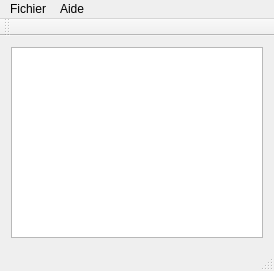
<?xml version="1.0" encoding="UTF-8"?>
<ui version="4.0">
 <class>MainWindow</class>
 <widget class="QMainWindow" name="MainWindow">
  <property name="geometry">
   <rect>
    <x>0</x>
    <y>0</y>
    <width>274</width>
    <height>271</height>
   </rect>
  </property>
  <property name="windowTitle">
   <string>MainWindow</string>
  </property>
  <widget class="QWidget" name="centralWidget">
   <layout class="QHBoxLayout" name="horizontalLayout">
    <item>
     <widget class="QTextEdit" name="textEdit"/>
    </item>
   </layout>
  </widget>
  <widget class="QMenuBar" name="menuBar">
   <property name="geometry">
    <rect>
     <x>0</x>
     <y>0</y>
     <width>274</width>
     <height>22</height>
    </rect>
   </property>
   <widget class="QMenu" name="menuFichier">
    <property name="title">
     <string>Fichier</string>
    </property>
    <widget class="QMenu" name="menuDerniers_fichers_ouverts">
     <property name="title">
      <string>Derniers fichers ouverts</string>
     </property>
     <addaction name="actionQMap"/>
     <addaction name="actionQDialog"/>
     <addaction name="actionQMessageBox"/>
     <addaction name="actionQWidget"/>
     <addaction name="actionQFileDialog"/>
    </widget>
    <addaction name="actionOuvrir"/>
    <addaction name="actionSauvegarder"/>
    <addaction name="actionQuitter"/>
    <addaction name="separator"/>
    <addaction name="menuDerniers_fichers_ouverts"/>
    <addaction name="actionParam_tres"/>
   </widget>
   <widget class="QMenu" name="menuAide">
    <property name="title">
     <string>Aide</string>
    </property>
    <addaction name="actionA_Propos"/>
   </widget>
   <addaction name="menuFichier"/>
   <addaction name="menuAide"/>
  </widget>
  <widget class="QToolBar" name="mainToolBar">
   <attribute name="toolBarArea">
    <enum>TopToolBarArea</enum>
   </attribute>
   <attribute name="toolBarBreak">
    <bool>false</bool>
   </attribute>
  </widget>
  <widget class="QStatusBar" name="statusBar"/>
  <action name="actionOuvrir">
   <property name="text">
    <string>Ouvrir fichier</string>
   </property>
  </action>
  <action name="actionQuitter">
   <property name="text">
    <string>Quitter</string>
   </property>
  </action>
  <action name="actionQMap">
   <property name="text">
    <string>QMap</string>
   </property>
  </action>
  <action name="actionQDialog">
   <property name="text">
    <string>QDialog</string>
   </property>
  </action>
  <action name="actionQMessageBox">
   <property name="text">
    <string>QMessageBox</string>
   </property>
  </action>
  <action name="actionQWidget">
   <property name="text">
    <string>QWidget</string>
   </property>
  </action>
  <action name="actionQFileDialog">
   <property name="text">
    <string>QFileDialog</string>
   </property>
  </action>
  <action name="actionA_Propos">
   <property name="text">
    <string>A Propos</string>
   </property>
  </action>
  <action name="actionSauvegarder">
   <property name="text">
    <string>Sauvegarder</string>
   </property>
  </action>
  <action name="actionParam_tres">
   <property name="text">
    <string>Paramétres</string>
   </property>
  </action>
 </widget>
 <layoutdefault spacing="6" margin="11"/>
 <resources/>
 <connections/>
</ui>
